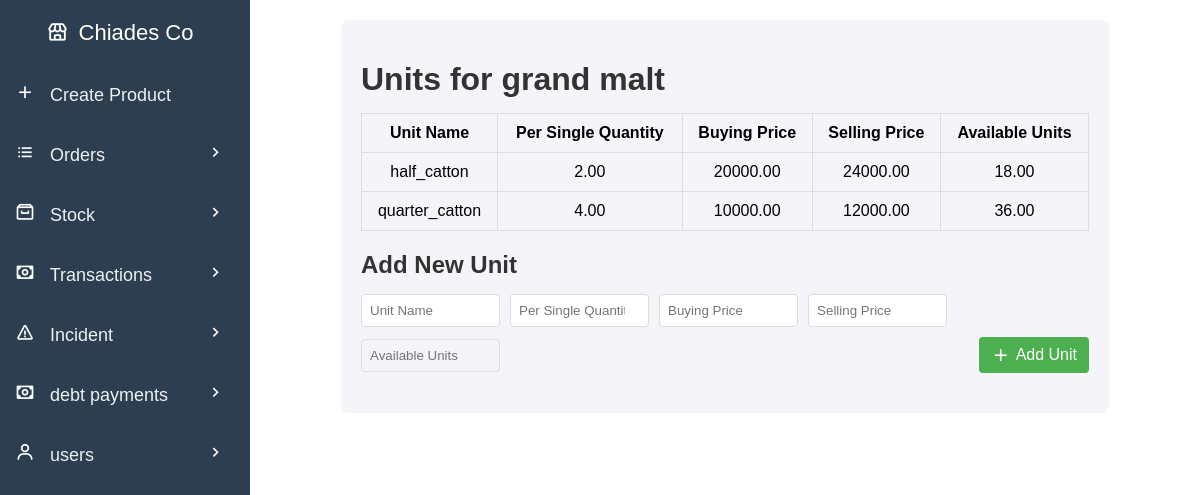
The app's page /view-create_units.php?id=14 (signed in) with its own data.
### tables this page shows
CREATE TABLE `products` (
  `product_id` int(11) NOT NULL,
  `company_id` int(100) DEFAULT NULL,
  `created_by` int(100) DEFAULT NULL,
  `name` varchar(50) DEFAULT NULL,
  `quantity` decimal(10,2) DEFAULT NULL,
  `quantified` varchar(20) DEFAULT NULL,
  `under_stock_reminder` decimal(10,2) DEFAULT NULL,
  `buying_price` decimal(10,2) DEFAULT NULL,
  `selling_price` decimal(10,2) DEFAULT NULL,
  `image_path` varchar(255) DEFAULT NULL
);

CREATE TABLE `units` (
  `unit_id` int(11) NOT NULL,
  `product_id` int(11) DEFAULT NULL,
  `company_id` int(11) NOT NULL,
  `created_by` int(11) NOT NULL,
  `name` varchar(20) DEFAULT NULL,
  `per_single_quantity` decimal(10,2) DEFAULT NULL,
  `buying_price` decimal(10,2) DEFAULT NULL,
  `selling_price` decimal(10,2) DEFAULT NULL,
  `available_units` decimal(10,2) DEFAULT NULL
);

### view-create_units.php (the view, shortened to what this page needs)
<?php
include 'db_connection.php';
$product_id = isset($_GET['id']) ? intval($_GET['id']) : 0;
$product_query = "SELECT * FROM products WHERE product_id = $product_id";
$product_result = mysqli_query($conn, $product_query);
$product = mysqli_fetch_assoc($product_result);
$unit_query = "SELECT * FROM units WHERE product_id = $product_id";
$unit_result = mysqli_query($conn, $unit_query);
?>
<!DOCTYPE html>
<html lang="en">
<head>
    <link rel="stylesheet" href="css/view-create_units.css">
</head>
<body>
    <div class="main-content">
        <div class="units-container">
            <h1>Units for <?= $product['name']; ?></h1>
            <table class="units-table">
                <thead>
                    <tr>
                        <th>Unit Name</th>
                        <th>Per Single Quantity</th>
                        <th>Buying Price</th>
                        <th>Selling Price</th>
                        <th>Available Units</th>
                    </tr>
                </thead>
                <tbody>
                    <?php while ($unit = mysqli_fetch_assoc($unit_result)): ?>
                    <tr>
                        <td><?= $unit['name']; ?></td>
                        <td><?= $unit['per_single_quantity']; ?></td>
                        <td><?= $unit['buying_price']; ?></td>
                        <td><?= $unit['selling_price']; ?></td>
                        <td><?= $unit['available_units']; ?></td>
                    </tr>
                    <?php endwhile; ?>
                </tbody>
            </table>
            <h2>Add New Unit</h2>
            <form action="confirm-new_unit.php" method="POST" class="unit-form">
                <input type="text" name="name" placeholder="Unit Name" required>
                <input type="number" step="0.01" name="per_single_quantity" placeholder="Per Single Quantity" required oninput="calculateAvailableUnits(<?= $product['quantity']; ?>)">
                <input type="number" step="0.01" name="buying_price" placeholder="Buying Price" required>
                <input type="number" step="0.01" name="selling_price" placeholder="Selling Price" required>
                <input type="text" id="available_units" name="available_units" placeholder="Available Units" readonly>
                <button type="submit" class="add-unit-button">
                    <i class='bx bx-plus'></i> Add Unit
                </button>
            </form>
        </div>
    </div>
</body>
</html>

### css/view-create_units.css (style rules this page uses)
body { font-family: Arial, sans-serif; margin: 0; }
.main-content { margin-left: 250px; padding: 20px; }
.units-container { width: 80%; margin: auto; padding: 20px; background-color: #f4f4f9; border-radius: 8px; }
.units-container h1, .units-container h2 { color: #333; margin-bottom: 15px; }
.units-table, .unit-form { width: 100%; margin-bottom: 20px; }
.units-table { border-collapse: collapse; margin-bottom: 20px; }
.units-table th, .units-table td { padding: 10px; border: 1px solid #ddd; text-align: center; }
.unit-form { display: flex; gap: 10px; align-items: center; flex-wrap: wrap; }
.unit-form input[type="text"], .unit-form input[type="number"] { width: calc(18% - 10px); padding: 8px; margin-bottom: 0; border: 1px solid #ddd; border-radius: 4px; }
.unit-form input[readonly] { background-color: #f4f4f9; }
.add-unit-button { margin-left: auto; display: flex; align-items: center; padding: 8px 12px; background-color: #4CAF50; color: white; border: none; border-radius: 4px; cursor: pointer; font-size: 16px; }
.add-unit-button i { font-size: 20px; margin-right: 5px; }

### records on screen
products: name "grand malt"
units: name "half_catton", per_single_quantity "2.00", buying_price "20000.00", selling_price "24000.00", available_units "18.00"
units: name "quarter_catton", per_single_quantity "4.00", buying_price "10000.00", selling_price "12000.00", available_units "36.00"
